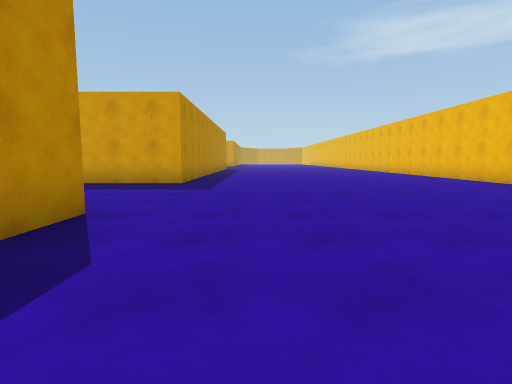
[1] (above)

24 first-person views from a walk through a scene from a Unity 3-D project. The camera is 1.2 m above the floor, tilts 6° down and sees 80° across. The floor is counted in squares, 2 m on a side. Each view is taken from the middle of a square. On the plan, view 1 faces up. The plan holds only what a view shows up to about 9 squares ahead; the rest is blank. The place goes on beyond the plan.

[2]
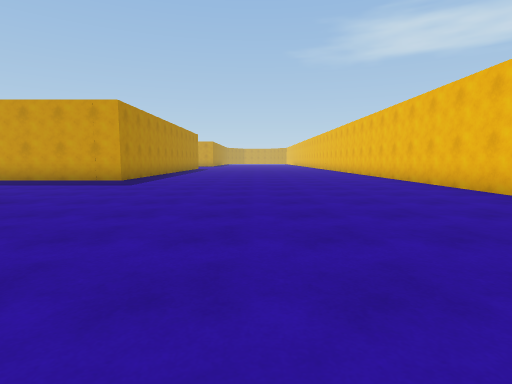

[3]
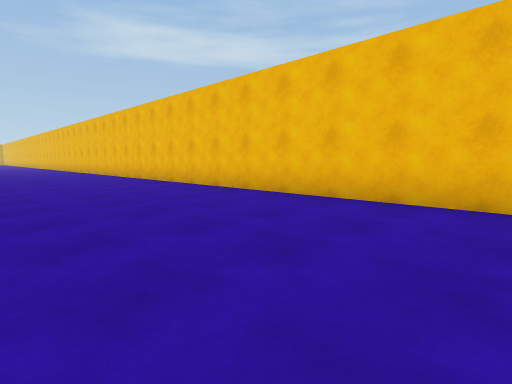

[4]
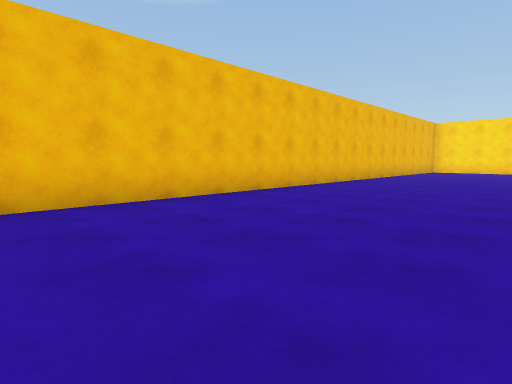

[5]
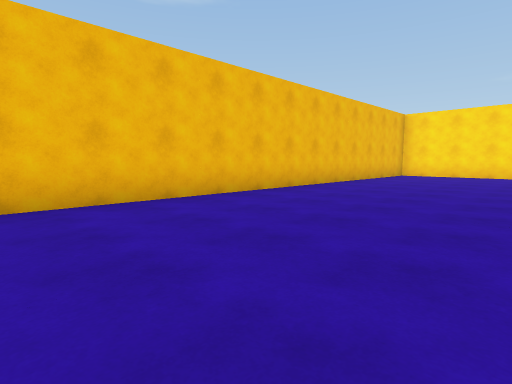

[6]
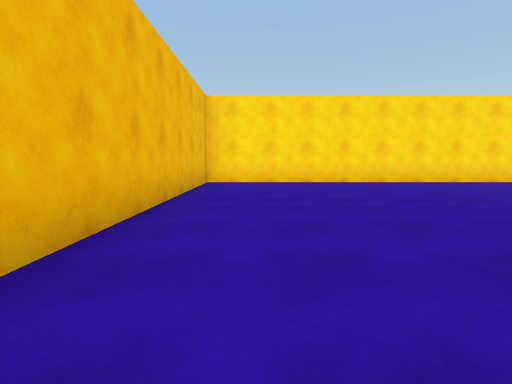

[7]
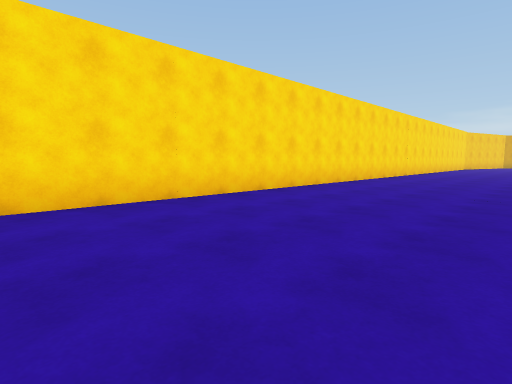

[8]
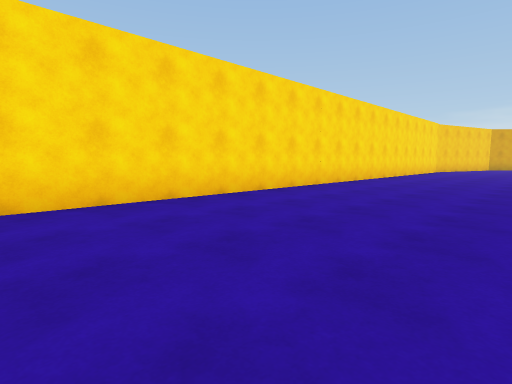

[9]
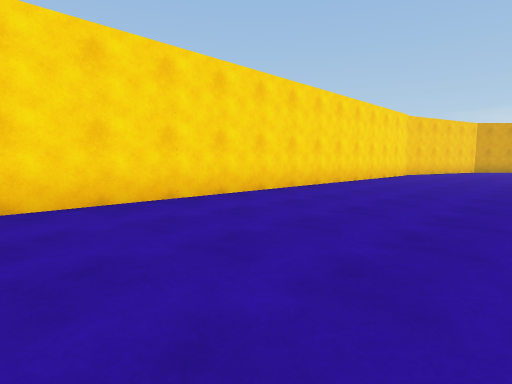

[10]
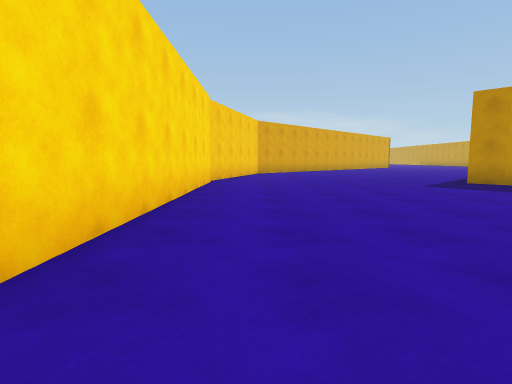

[11]
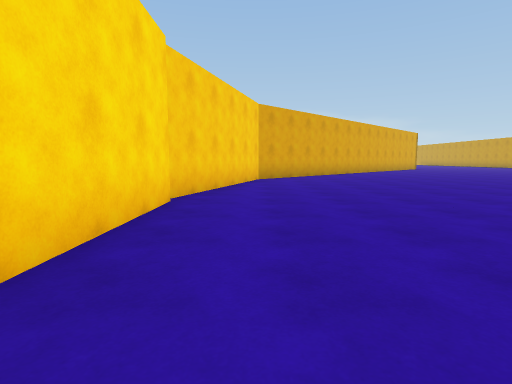

[12]
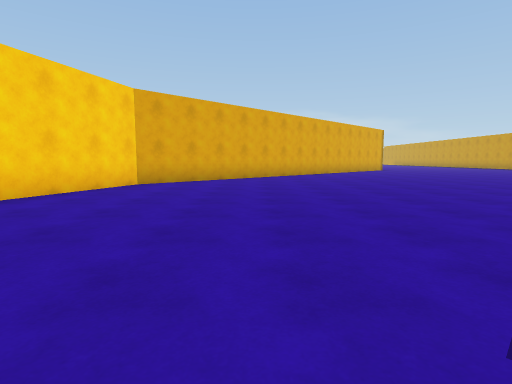

[13]
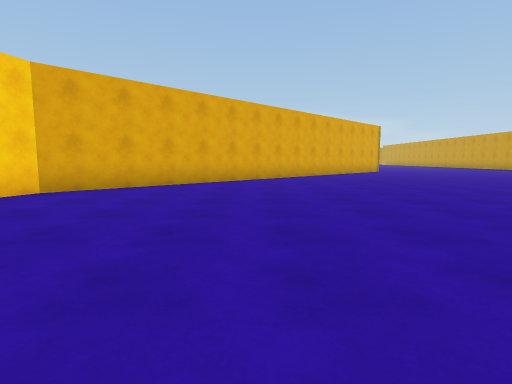

[14]
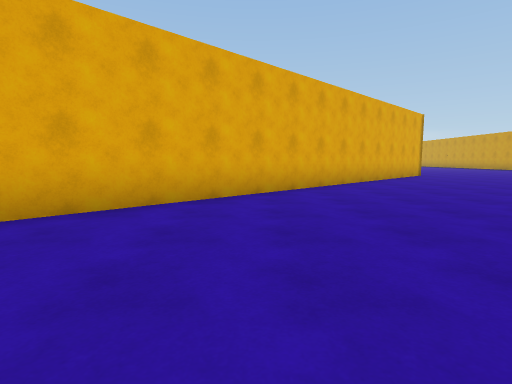

[15]
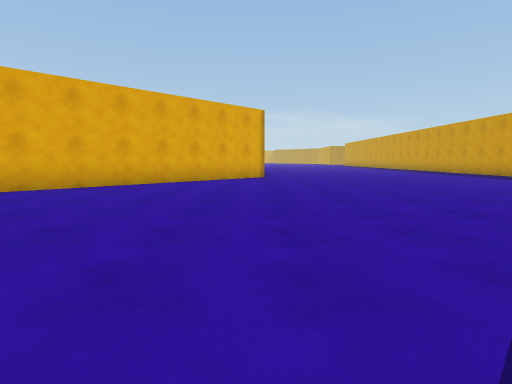

[16]
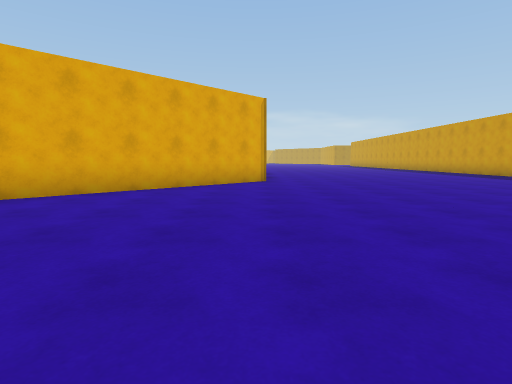

[17]
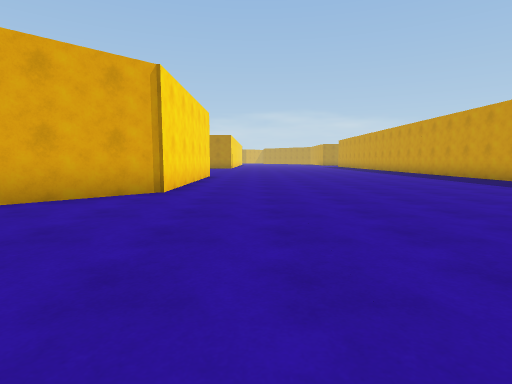

[18]
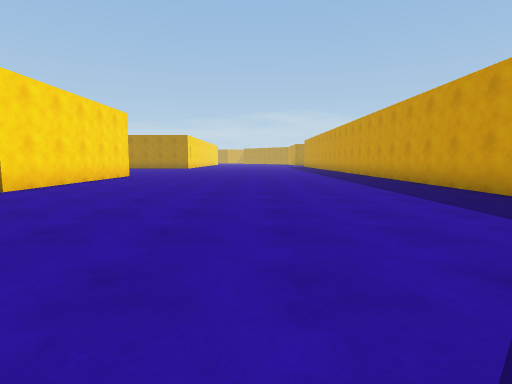

[19]
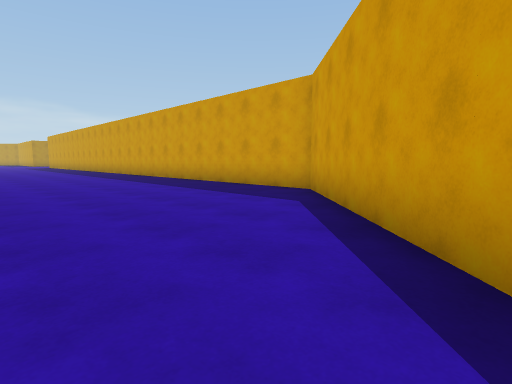

[20]
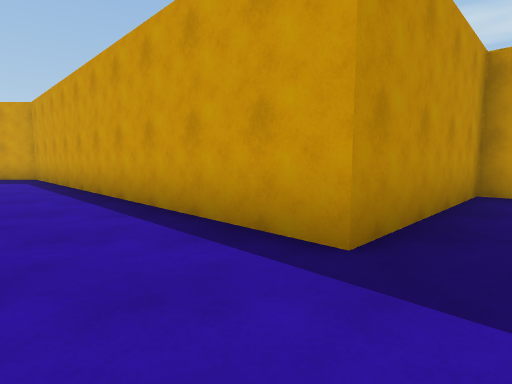

[21]
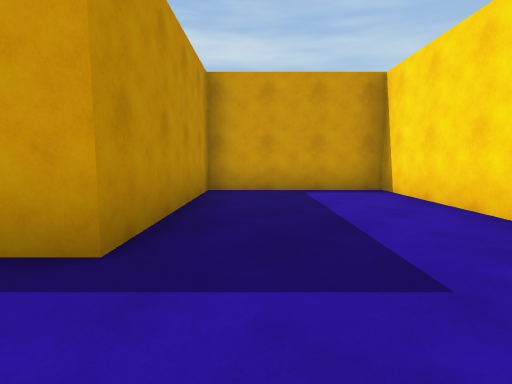

[22]
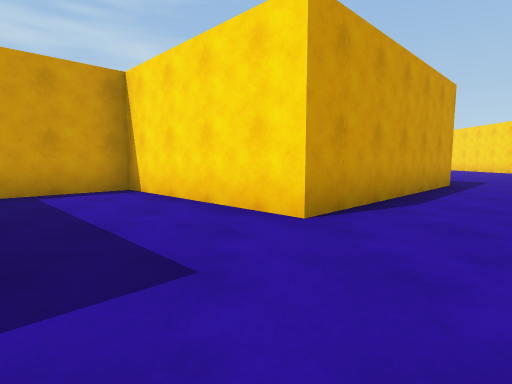

[23]
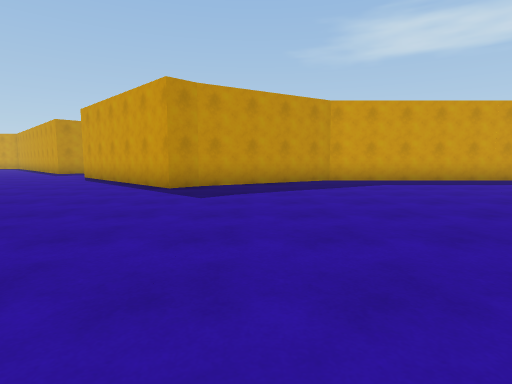

[24]
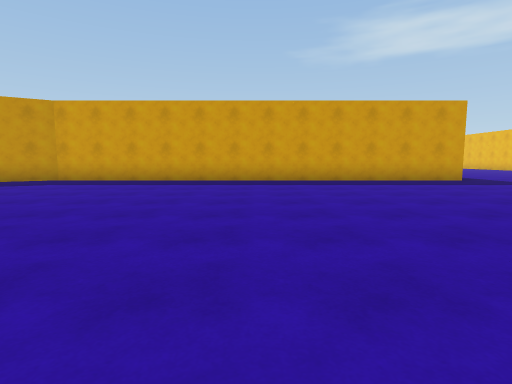

### Floor plan
Points are (right, up) in squares from view 1. A wall is a line through its corners. A room is listed if a view was taken in it or the views show most of it. See-through windows are left out.
Room 1 (views 1, 2, 3, 4, 5, 6, 7, 8, 9, 10, 11, 12, 13, 14, 15, 16, 17, 18, 19, 20, 21, 22, 23, 24)
walls: (-17.3, -9) (-17.8, -9.6) (-21.9, -5.5) (-18.9, -2.5) (-20.1, -1.2); (-1.9, -7) (-13.8, -7) (-17.3, -9.1); (-18.5, -16.2) (6.3, -16.2) (6.3, 9.1); (-24.4, -3) (-31.7, 4.3) (-37.1, 4.3); (-1.9, 3.5) (-1.9, 2.2); (-1.9, 9) (-1.9, 7.9) (-5.5, 7.9); (-37.1, -4.7) (-33.7, -4.7) (-23.5, -14.9) (-18.6, -16.4)
ways out: opening at (-21.5, -3.2)

Where each view was taken, in squares from view 1:
view 1: 0 up, 0 right, facing up
view 2: 1 down, 2 right, facing up
view 3: 2 down, 2 right, facing up-right
view 4: 0 up, 2 right, facing down-right
view 5: 4 down, 2 right, facing down-right
view 6: 8 down, 5 right, facing down
view 7: 12 down, 4 right, facing down-left
view 8: 12 down, 2 left, facing down-left
view 9: 12 down, 6 left, facing down-left
view 10: 15 down, 10 left, facing left
view 11: 15 down, 14 left, facing left
view 12: 12 down, 16 left, facing left
view 13: 11 down, 18 left, facing left
view 14: 11 down, 22 left, facing left
view 15: 5 down, 23 left, facing left
view 16: 5 down, 25 left, facing left
view 17: 3 down, 28 left, facing left
view 18: 0 up, 28 left, facing left
view 19: 1 down, 28 left, facing up-left
view 20: 5 down, 25 left, facing up
view 21: 5 down, 25 left, facing up-right
view 22: 5 down, 25 left, facing right
view 23: 16 down, 16 left, facing up
view 24: 16 down, 8 left, facing up
